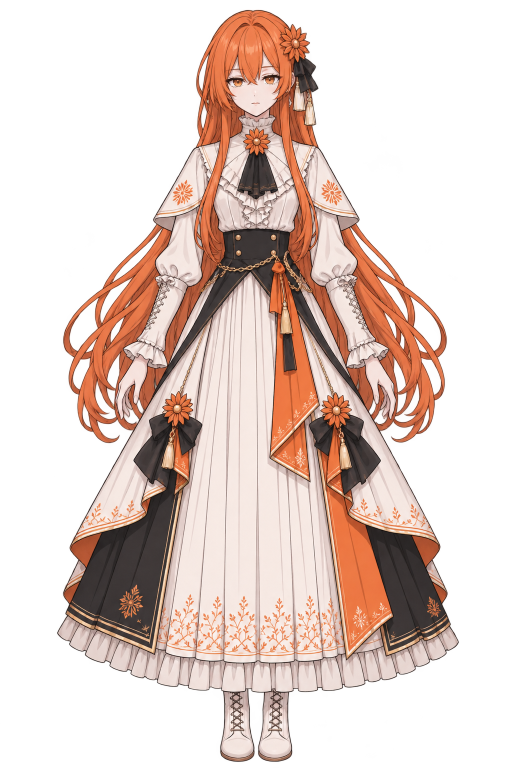
#> input picture assets/raw/c01_stand_front.png, 1024 x 1536 px, found by its file name (shown at 1/2 size); its folder holds only this picture in this run
$ python contact.py
#> lines starting #> are read from the running program, lines starting #| are printed output that depends on the picture
import sys
from pathlib import Path

from PIL import Image, ImageDraw

raw = Path(r"D:\_Fun\claude_mv\assets\raw")
names = sys.argv[1:] or sorted(p.stem for p in raw.glob("*.png"))
cell = 360
cols = 5
rows = (len(names) + cols - 1) // cols
sheet = Image.new("RGB", (cols * cell, rows * (cell + 24)), (200, 200, 205))
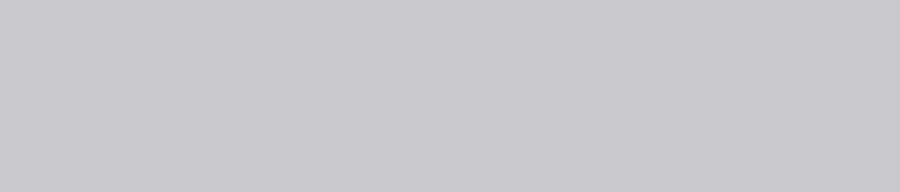
#> sheet: PIL image 1800x384 RGB (shown at 1/2 size); mean R, G, B 200, 200, 205
d = ImageDraw.Draw(sheet)
for i, n in enumerate(names):
    im = Image.open(raw / f"{n}.png").convert("RGBA")
#> im is the input picture: PIL image 1024x1536 RGBA; mean R, G, B, A 121.1, 92.6, 81.1, 115.2
    im.thumbnail((cell - 10, cell - 10))
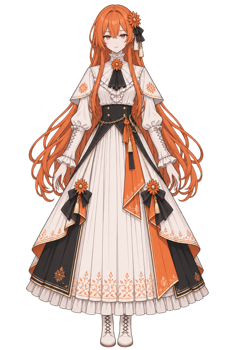
#> im: PIL image 233x350 RGBA; mean R, G, B, A 88.8, 69.8, 62.3, 115.2; transparent parts drawn white
    x, y = (i % cols) * cell, (i // cols) * (cell + 24)
    bg = Image.new("RGBA", im.size, (200, 200, 205, 255))
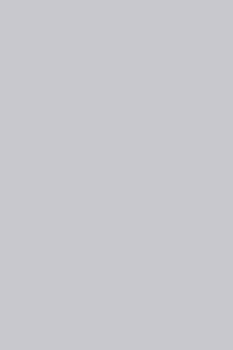
#> bg: PIL image 233x350 RGBA; mean R, G, B, A 200, 200, 205, 255
    bg.alpha_composite(im)
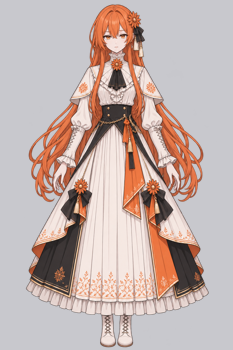
#> bg: PIL image 233x350 RGBA; mean R, G, B, A 195.7, 177.8, 173.4, 255
    sheet.paste(bg.convert("RGB"), (x + (cell - im.width) // 2, y + 24 + (cell - im.height) // 2))
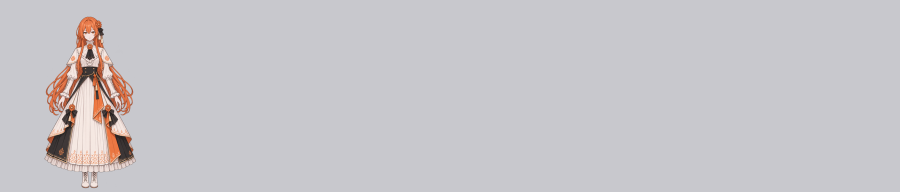
#> sheet: PIL image 1800x384 RGB (shown at 1/2 size); mean R, G, B 199.5, 197.4, 201.3
    d.text((x + 6, y + 4), f"{n} {Image.open(raw / f'{n}.png').size}", fill=(0, 0, 0))
sheet.save(r"D:\_Fun\claude_mv\preview\assets_contact.jpg", quality=88)

$ run again, on assets/raw/c07_hands.png
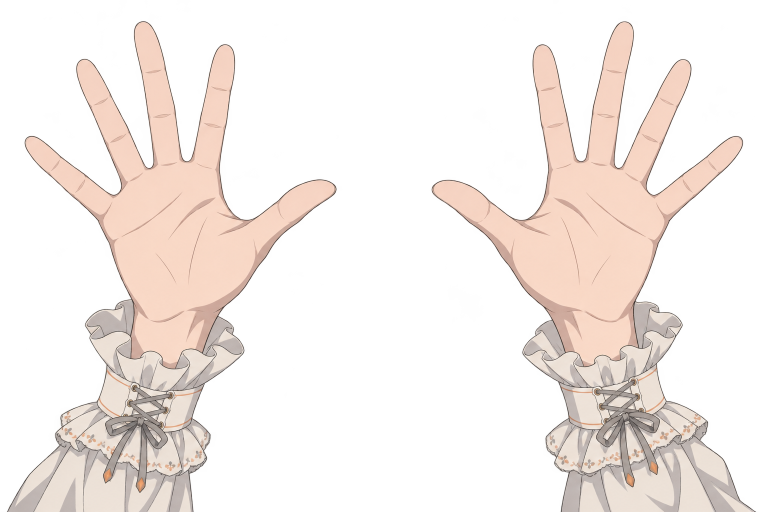
#> input picture assets/raw/c07_hands.png, 1536 x 1024 px, found by its file name (shown at 1/2 size)
#> im is the input picture: PIL image 1536x1024 RGBA; mean R, G, B, A 129.9, 115.5, 107.7, 79.9
#> im: PIL image 350x233 RGBA
#> `bg.alpha_composite(im)`:
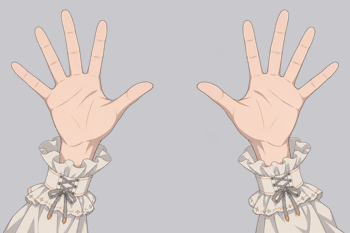
#> bg: PIL image 350x233 RGBA; mean R, G, B, A 207.5, 200, 199.3, 255
#> `sheet.paste(bg.convert("RGB"), (x + (cell - im.width) // 2, y + 24 + (..`:
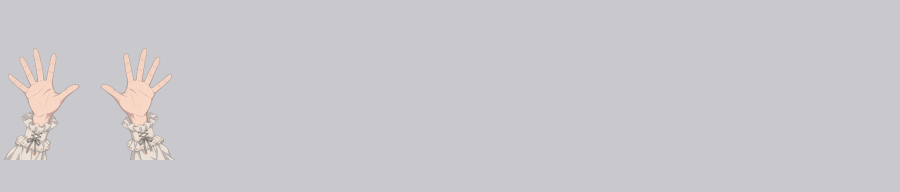
#> sheet: PIL image 1800x384 RGB (shown at 1/2 size); mean R, G, B 200.9, 200, 204.3
